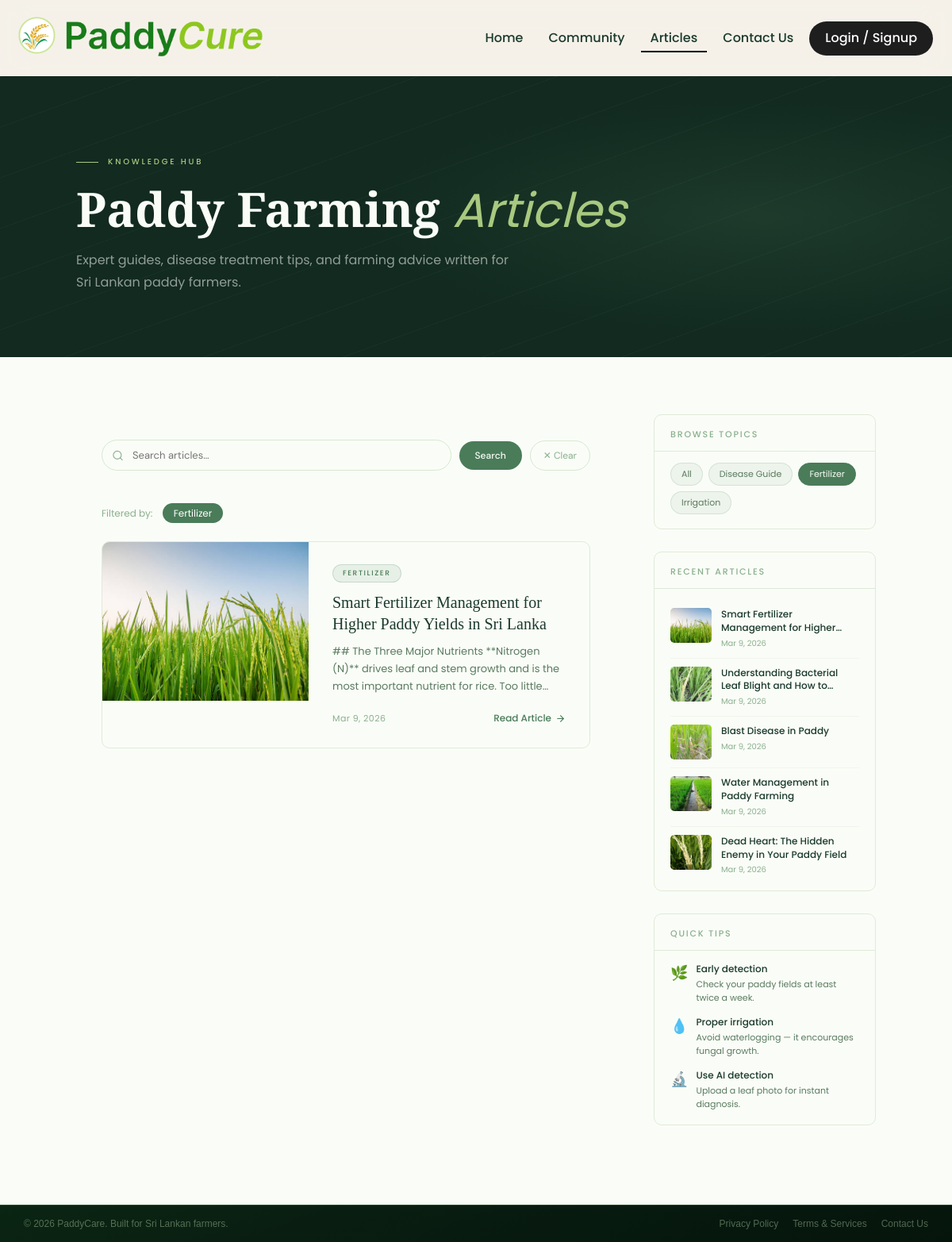
The page /pages/articles/articles.php?tag=Fertilizer on the database its author committed.
### tables this page shows
CREATE TABLE IF NOT EXISTS `article` (
  `id` int NOT NULL AUTO_INCREMENT,
  `title` varchar(255) NOT NULL,
  `body` text NOT NULL,
  `image` varchar(255) DEFAULT NULL,
  `tag` varchar(80) DEFAULT NULL,
  `created_at` timestamp NULL DEFAULT CURRENT_TIMESTAMP,
  `updated_at` timestamp NULL DEFAULT CURRENT_TIMESTAMP ON UPDATE CURRENT_TIMESTAMP,
  `deleted_at` timestamp NULL DEFAULT NULL,
  PRIMARY KEY (`id`)
);

### pages/articles/articles.php (the view, shortened to what this page needs)
<?php
$conn = initialize_database();
$filter_tag = trim($_GET['tag'] ?? '');
$search     = trim($_GET['q']   ?? '');
$where = "WHERE deleted_at IS NULL";
if ($filter_tag !== '') {
    $where .= " AND tag = '" . mysqli_real_escape_string($conn, $filter_tag) . "'";
}
$articles_res = mysqli_query($conn, "SELECT * FROM article $where ORDER BY created_at DESC");
$tags_res = mysqli_query($conn, "SELECT DISTINCT tag FROM article WHERE tag IS NOT NULL AND tag != '' AND deleted_at IS NULL ORDER BY tag");
$all_tags = [];
while ($t = mysqli_fetch_assoc($tags_res)) $all_tags[] = $t['tag'];
?>
<!DOCTYPE html>
<html lang="en">
<head>
<link rel="stylesheet" href="<?= BASE_URL ?>/public/styles/styles.css">
<link rel="stylesheet" href="<?= BASE_URL ?>/public/styles/fonts.css">
</head>
<body>
<?php include('../../components/header_navigation_bar.php'); ?>
<section class="page-hero">
  <div class="page-hero-content">
    <p class="page-hero-label">Knowledge Hub</p>
    <h1 class="page-hero-title">Paddy Farming <em>Articles</em></h1>
    <p class="page-hero-sub">Expert guides, disease treatment tips, and farming advice written for Sri Lankan paddy farmers.</p>
  </div>
</section>
<div class="articles-layout">
  <main class="articles-main">
    <form method="GET" class="filters-bar">
      <div class="search-wrap">
        <input type="text" name="q" placeholder="Search articles…" value="<?= htmlspecialchars($search) ?>">
      </div>
      <button type="submit" class="btn-search">Search</button>
      <?php if ($search || $filter_tag): ?>
        <button type="button" class="btn-clear" onclick="window.location.href='articles.php'">✕ Clear</button>
      <?php endif; ?>
    </form>
    <?php if ($filter_tag): ?>
    <div style="margin-bottom:24px">
      <span style="font-size:12px;color:var(--muted)">Filtered by:</span>
      <span style="font-size:12px;background:var(--sage);color:#fff;padding:4px 14px;border-radius:100px;margin-left:8px"><?= htmlspecialchars($filter_tag) ?></span>
    </div>
    <?php endif; ?>
    <div class="articles-grid">
    <?php if (mysqli_num_rows($articles_res) === 0): ?>
      <div class="no-articles">
        <svg viewBox="0 0 24 24"><path d="M14 2H6a2 2 0 00-2 2v16a2 2 0 002 2h12a2 2 0 002-2V8z"/><polyline points="14 2 14 8 20 8"/><line x1="16" y1="13" x2="8" y2="13"/><line x1="16" y1="17" x2="8" y2="17"/><polyline points="10 9 9 9 8 9"/></svg>
        <p>No articles found<?= ($search||$filter_tag) ? ' — try a different search' : ' yet' ?>.</p>
      </div>
    <?php else:
      while ($a = mysqli_fetch_assoc($articles_res)):
        $excerpt = htmlspecialchars(mb_substr(strip_tags($a['body']), 0, 180)) . (mb_strlen($a['body']) > 180 ? '…' : '');
        $date    = date('M j, Y', strtotime($a['created_at']));
        $img_src = !empty($a['image']) ? BASE_URL . '/public/images/articles/' . htmlspecialchars($a['image']) : '';
    ?>
      <div class="article-card"
           data-title="<?= htmlspecialchars($a['title'], ENT_QUOTES) ?>"
           data-tag="<?= htmlspecialchars($a['tag'] ?? '', ENT_QUOTES) ?>"
           data-body="<?= htmlspecialchars($a['body'], ENT_QUOTES) ?>"
           data-img="<?= htmlspecialchars($img_src, ENT_QUOTES) ?>"
           data-date="<?= htmlspecialchars($date, ENT_QUOTES) ?>"
           onclick="openArticle(this)">
        <?php if ($img_src): ?>
          <img class="article-card-img" src="<?= $img_src ?>" alt="<?= htmlspecialchars($a['title']) ?>">
        <?php else: ?>
          <div class="article-card-img-placeholder">🌾</div>
        <?php endif; ?>
        <div class="article-card-body">
          <?php if ($a['tag']): ?>
            <span class="article-card-tag"><?= htmlspecialchars($a['tag']) ?></span>
          <?php endif; ?>
          <h2 class="article-card-title"><?= htmlspecialchars($a['title']) ?></h2>
          <p class="article-card-excerpt"><?= $excerpt ?></p>
          <div class="article-card-footer">
            <span class="article-card-date"><?= $date ?></span>
            <span class="article-read-more">
              Read Article
              <svg viewBox="0 0 24 24"><line x1="5" y1="12" x2="19" y2="12"/><polyline points="12 5 19 12 12 19"/></svg>
            </span>
          </div>
        </div>
      </div>
    <?php endwhile; endif; ?>
    </div>
  </main>
  <aside class="articles-sidebar">
    <?php if (!empty($all_tags)): ?>
    <div class="sidebar-card">
      <div class="sidebar-card-h">Browse Topics</div>
      <div class="sidebar-card-b">
        <div class="sidebar-tags">
          <a href="articles.php" class="sidebar-tag <?= $filter_tag==='' ? 'active' : '' ?>">All</a>
          <?php foreach ($all_tags as $t): ?>
            <a href="?tag=<?= urlencode($t) ?>" class="sidebar-tag <?= $filter_tag===$t ? 'active' : '' ?>"><?= htmlspecialchars($t) ?></a>
          <?php endforeach; ?>
        </div>
      </div>
    </div>
    <?php endif; ?>
    <?php
    $recent_res = mysqli_query($conn, "SELECT id, title, image, created_at FROM article WHERE deleted_at IS NULL ORDER BY created_at DESC LIMIT 5");
    $recent_articles = [];
    while ($r = mysqli_fetch_assoc($recent_res)) $recent_articles[] = $r;
    ?>
    <?php if (!empty($recent_articles)): ?>
    <div class="sidebar-card">
      <div class="sidebar-card-h">Recent Articles</div>
      <div class="sidebar-card-b">
        <?php foreach ($recent_articles as $r):
          $r_img  = !empty($r['image']) ? BASE_URL . '/public/images/articles/' . htmlspecialchars($r['image']) : '';
          $r_date = date('M j, Y', strtotime($r['created_at']));
        ?>
        <div class="recent-article">
          <?php if ($r_img): ?>
            <img class="recent-thumb" src="<?= $r_img ?>" alt="">
          <?php else: ?>
            <div class="recent-thumb-placeholder">🌾</div>
          <?php endif; ?>
          <div>
            <div class="recent-title"><?= htmlspecialchars($r['title']) ?></div>
            <div class="recent-date"><?= $r_date ?></div>
          </div>
        </div>
        <?php endforeach; ?>
      </div>
    </div>
    <?php endif; ?>
    <div class="sidebar-card">
      <div class="sidebar-card-h">Quick Tips</div>
      <div class="sidebar-card-b" style="display:flex;flex-direction:column;gap:14px">
        <?php foreach ([
          ['🌿','Early detection','Check your paddy fields at least twice a week.'],
          ['💧','Proper irrigation','Avoid waterlogging — it encourages fungal growth.'],
          ['🔬','Use AI detection','Upload a leaf photo for instant diagnosis.'],
        ] as $tip): ?>
        <div style="display:flex;gap:10px;align-items:flex-start">
          <span style="font-size:18px;flex-shrink:0"><?= $tip[0] ?></span>
          <div>
            <div style="font-size:12px;font-weight:500;color:var(--forest);margin-bottom:2px"><?= $tip[1] ?></div>
            <div style="font-size:11px;color:#5a7a60;line-height:1.5"><?= $tip[2] ?></div>
          </div>
        </div>
        <?php endforeach; ?>
      </div>
    </div>
  </aside>
</div>
<?php include('../../components/footer.php'); ?>
</body>
</html>

### public/styles/styles.css (style rules this page uses)
* { margin: 0; padding: 0; box-sizing: border-box; font-family: 'Poppins', 'Inter', sans-serif; font-weight: 400; }
html { scroll-behavior: smooth; }
body { min-height: 100vh; position: relative; background-color: var(--primary-background-color, #fff); color: var(--primary-font-color, #000); }
main { max-width: 100rem; height: fit-content; min-height: 60vh; margin: 0 auto; padding: 2rem; }
a { color: var(--primary-font-color); }

### public/styles/variables.css (style rules this page uses)
:root { --primary-font-color: #1e1e1e; --secondary-font-color: #ffffff; --primary-background-color: #fff; --secondary-background-color: hsl(230, 33%, 95%); --primary-highlight-color: #f0e6db; --secondary-highlight-color: var(--primary-font-color, #000); --primary-button-font-color: var(--secondary-font-color); --primary-button-background-color: var(--primary-font-color); --primary-button-hover-background-color: #000; --primary-link-font-color: var(--primary-font-color); --primary-link-hover-font-color: #000; }

### rows shown on the page
article: image (picture), tag "FERTILIZER", title "Smart Fertilizer Management for Higher Paddy Yields in Sri Lanka", body "## The Three Major Nutrients **Nitrogen (N)** drives leaf and stem growth and is the most important nutrient for rice. Too…", created_at "Mar 9, 2026", title "Smart Fertilizer Management for…"
article: image (picture), title "Understanding Bacterial Leaf Blight and How…", created_at "Mar 9, 2026"
article: image (picture), title "Blast Disease in Paddy", created_at "Mar 9, 2026"
article: image (picture), title "Water Management in Paddy Farming", created_at "Mar 9, 2026"
article: image (picture), title "Dead Heart: The Hidden Enemy in Your Paddy Field", created_at "Mar 9, 2026"

### other values the page prints
$filter_tag "Fertilizer"
$t "Disease Guide"
$t "Fertilizer"
$t "Irrigation"
$tip[0] "🌿"
$tip[1] "Early detection"
$tip[2] "Check your paddy fields at least twice a week."
$tip[0] "💧"
$tip[1] "Proper irrigation"
$tip[2] "Avoid waterlogging — it encourages fungal growth."
$tip[0] "🔬"
$tip[1] "Use AI detection"
$tip[2] "Upload a leaf photo for instant diagnosis."
